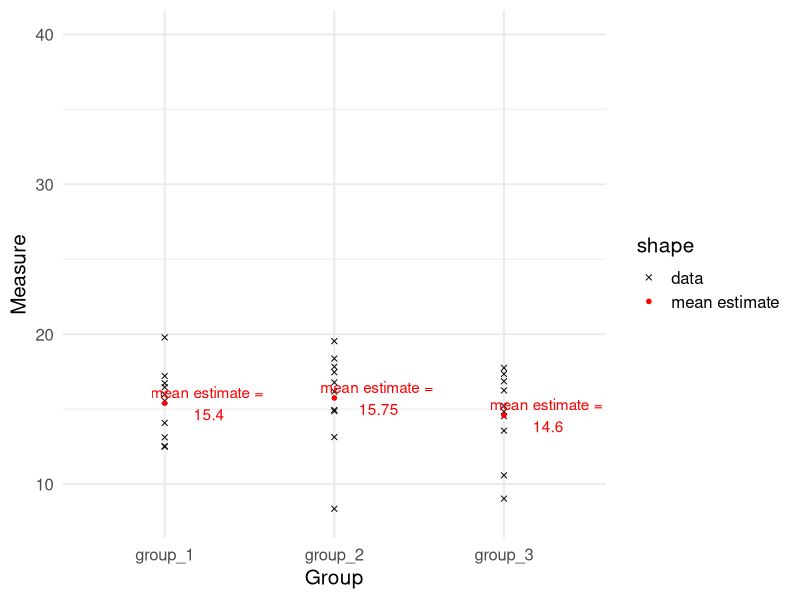
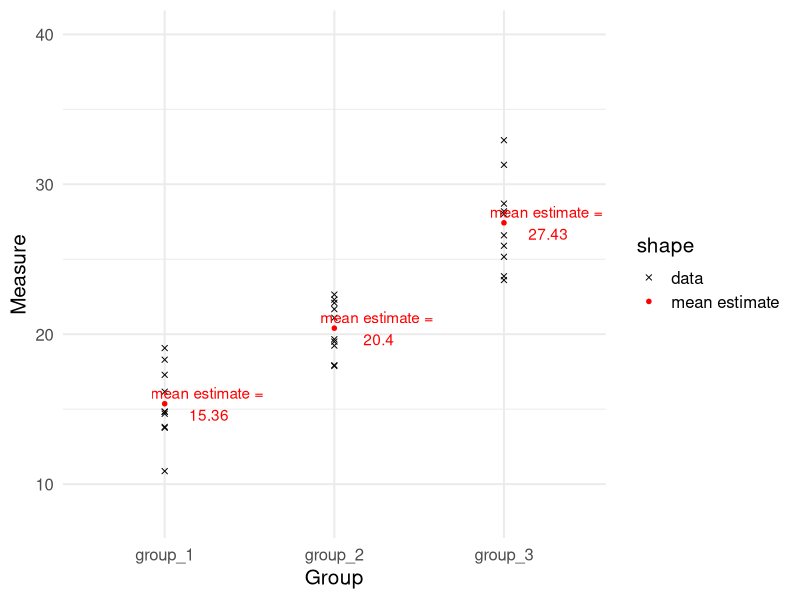
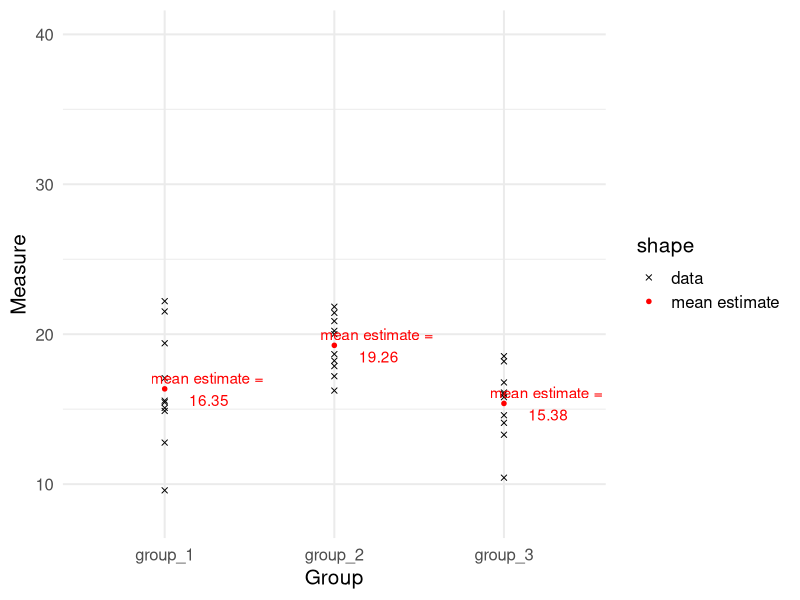
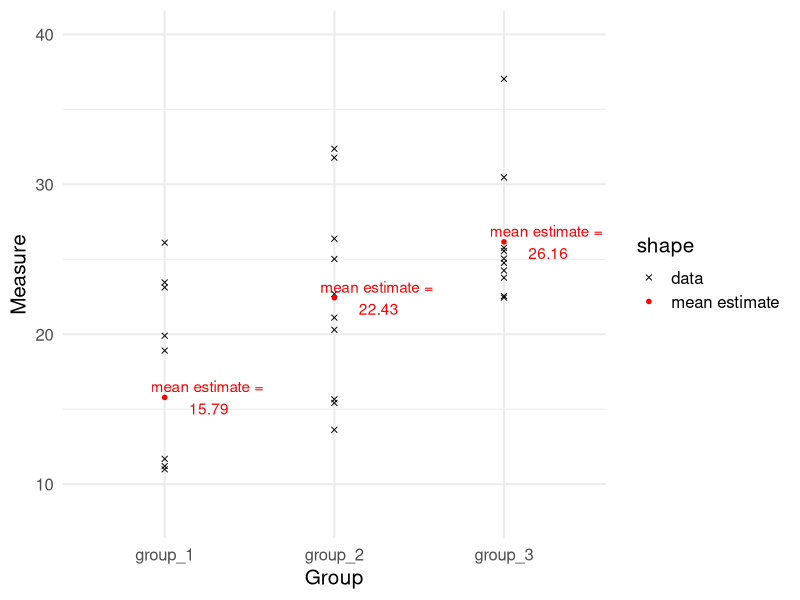
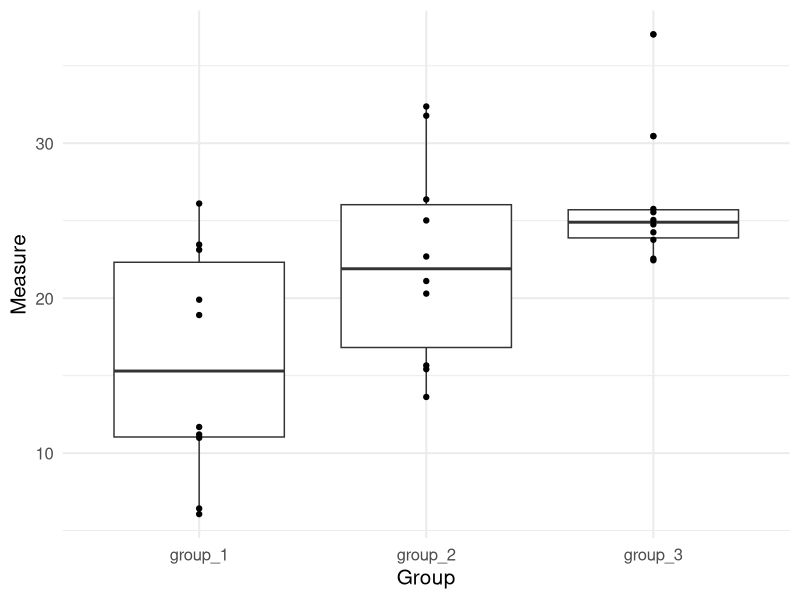
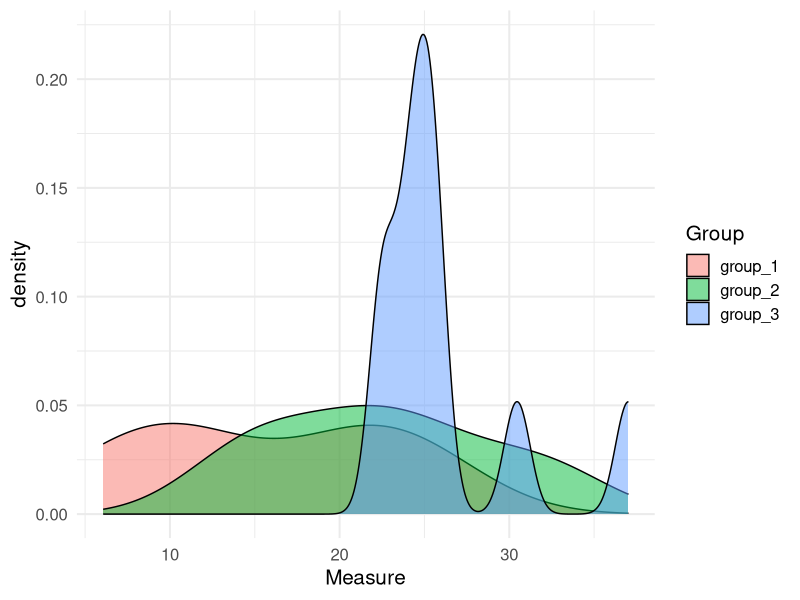
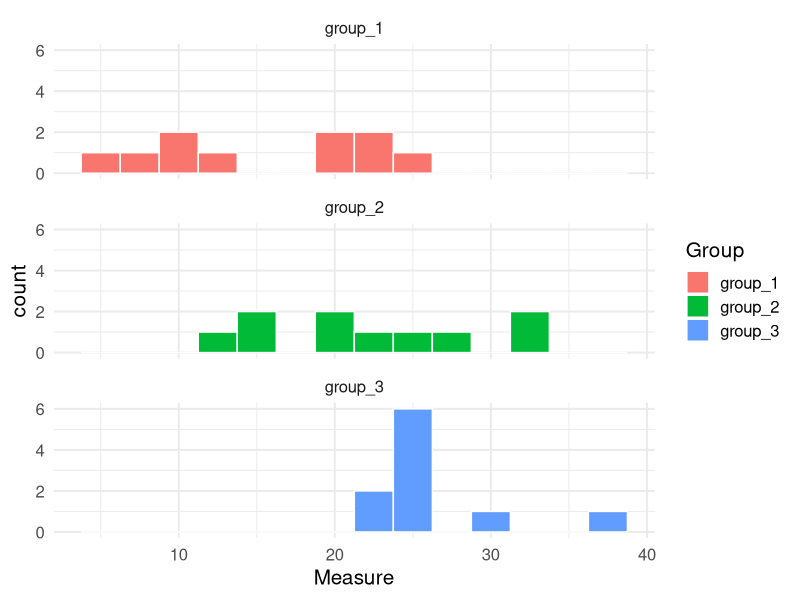
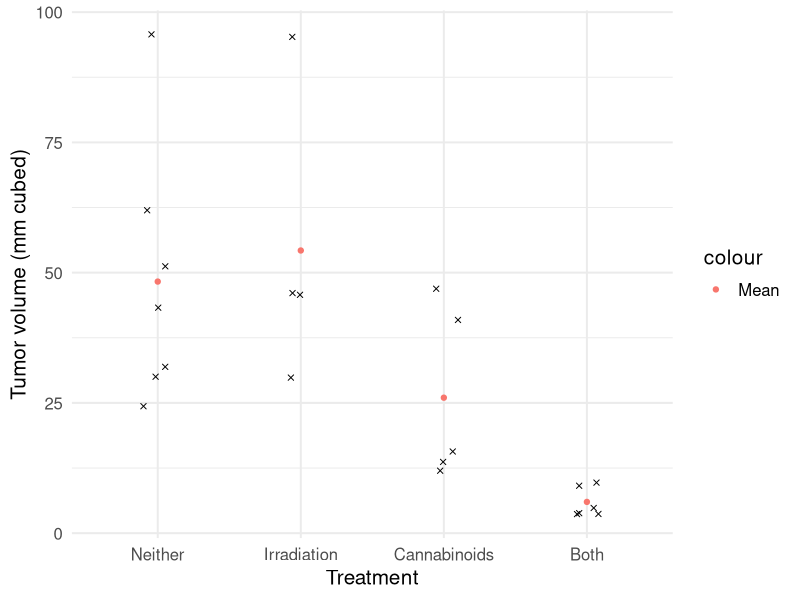

R code for these plots, in order:
## ---- chunk 1
library(knitr) # for include_graphics() 
library(dplyr)
library(forcats)
## ---- chunk 2
library(ggplot2)
library(tidyr)
library(dplyr)
set.seed(1)

group_1 <- rnorm(n = 10, mean = 15, sd = 3)
group_2 <- rnorm(n = 10, mean = 15, sd = 3)
group_3 <- rnorm(n = 10, mean = 15, sd = 3)

no_diff <- data.frame(group_1, group_2, group_3)

no_diff_narrow <- no_diff %>% gather(key = "Group", value = "Measure", group_1:group_3)

means <- no_diff_narrow %>% group_by(Group) %>% summarise(Measure = mean(Measure))

ggplot(no_diff_narrow, aes(x = Group, y = Measure)) + geom_point(aes(pch = "data")) + 
  geom_point(data = means, col = "red", size = 2, aes(pch = "mean estimate")) + theme_minimal(base_size = 15) + 
  scale_shape_manual(values = c(4, 20)) +
  geom_text(data = means, col = "red", aes(label = paste("mean estimate =\n", round(Measure, 2))), nudge_x = 0.25) +
  scale_y_continuous(limits = c(8, 40))
## ---- chunk 3
group_1 <- rnorm(n = 10, mean = 15, sd = 3)
group_2 <- rnorm(n = 10, mean = 20, sd = 3)
group_3 <- rnorm(n = 10, mean = 27, sd = 3)

diff <- data.frame(group_1, group_2, group_3)

diff_narrow <- diff %>% gather(key = "Group", value = "Measure", group_1:group_3)

means_2 <- diff_narrow %>% group_by(Group) %>% summarise(Measure = mean(Measure))

ggplot(diff_narrow, aes(x = Group, y = Measure)) + geom_point(aes(pch = "data")) + 
  geom_point(data = means_2, col = "red", size = 2, aes(pch = "mean estimate")) + theme_minimal(base_size = 15) + 
  scale_shape_manual(values = c(4, 20)) +
  geom_text(data = means_2, col = "red", aes(label = paste("mean estimate =\n", round(Measure, 2))), nudge_x = 0.25) +
  scale_y_continuous(limits = c(8, 40))
## ---- chunk 4
group_1 <- rnorm(n = 10, mean = 15, sd = 3)
group_2 <- rnorm(n = 10, mean = 20, sd = 3)
group_3 <- rnorm(n = 10, mean = 15, sd = 3)

diff_2 <- data.frame(group_1, group_2, group_3)

diff_2_narrow <- diff_2 %>% gather(key = "Group", value = "Measure", group_1:group_3)

means_3 <- diff_2_narrow %>% group_by(Group) %>% summarise(Measure = mean(Measure))

ggplot(diff_2_narrow, aes(x = Group, y = Measure)) + geom_point(aes(pch = "data")) + 
  geom_point(data = means_3, col = "red", size = 2, aes(pch = "mean estimate")) + theme_minimal(base_size = 15) + 
  scale_shape_manual(values = c(4, 20)) +
  geom_text(data = means_3, col = "red", aes(label = paste("mean estimate =\n", round(Measure, 2))), nudge_x = 0.25) +
  scale_y_continuous(limits = c(8, 40))
## ---- chunk 5
group_1 <- rnorm(n = 10, mean = 15, sd = 7)
group_2 <- rnorm(n = 10, mean = 20, sd = 7)
group_3 <- rnorm(n = 10, mean = 27, sd = 7)

diff_3 <- data.frame(group_1, group_2, group_3)

diff_3_narrow <- diff_3 %>% gather(key = "Group", value = "Measure", group_1:group_3)

means_4 <- diff_3_narrow %>% group_by(Group) %>% summarise(Measure = mean(Measure))

ggplot(diff_3_narrow, aes(x = Group, y = Measure)) + geom_point(aes(pch = "data")) + 
  geom_point(data = means_4, col = "red", size = 2, aes(pch = "mean estimate")) + theme_minimal(base_size = 15) + 
  scale_shape_manual(values = c(4, 20)) +
  geom_text(data = means_4, col = "red", aes(label = paste("mean estimate =\n", round(Measure, 2))), nudge_x = 0.25) +
  scale_y_continuous(limits = c(8, 40))
## ---- chunk 6
ggplot(diff_3_narrow, aes(x = Group, y = Measure)) + 
  geom_boxplot() +
    geom_point() +
  theme_minimal(base_size = 15)
## ---- chunk 7
ggplot(diff_3_narrow, aes(x = Measure)) + 
  geom_density(aes(fill = Group), alpha = 0.5) +
  theme_minimal(base_size = 15)
## ---- chunk 8
ggplot(diff_3_narrow, aes(x = Measure)) + 
  geom_histogram(aes(fill = Group), col = "white", binwidth = 2.5) +
  theme_minimal(base_size = 15) + facet_wrap(~ Group, nrow = 3)
## ---- chunk 9
treatment <- c(rep("Irradiation", 4), rep("Cannabinoids", 5), rep("Both", 6),
               rep("Neither", 7))

tumor_volume <- c(30, 46, 46, 95, # Irradiation
                  12, 14, 16, 41, 47, # Cannabinoids 
                  5, 4, 4, 4, 10, 9, # Both
                  24, 30, 43, 51, 62, 32, 96) # Neither

cancer_data <- data.frame(treatment, tumor_volume)
## ---- chunk 10
head(cancer_data)
## ---- chunk 11
# specify the order of the treatment groups for plotting
library(forcats) 
cancer_data <- cancer_data %>% 
  mutate(trt_order = fct_relevel(treatment, c("Neither", "Irradiation", 
                                              "Cannabinoids", "Both")))
## ---- chunk 12
# calculate the means and SD for each group
summary_stats <- cancer_data %>% 
  group_by(trt_order) %>% 
  summarise(mean_vol = mean(tumor_volume),
            sd_vol = sd(tumor_volume), 
            samp_size = n())

summary_stats
## ---- chunk 13
ggplot(cancer_data, aes(x = trt_order, y = tumor_volume)) + 
  geom_jitter(pch = 4,width = 0.1) + 
  geom_point(data = summary_stats, aes(y = mean_vol, col = "Mean"), pch = 19) +
  labs(y = "Tumor volume (mm cubed)", x = "Treatment") +
  theme_minimal(base_size = 15)
## ---- chunk 14
library(broom)
cancer_anova <- aov(formula = tumor_volume ~ treatment, data = cancer_data)
tidy(cancer_anova)
## ---- chunk 15
pf(6.699489, df1 = 3, df2 = 22 - 4, lower.tail = F)
## ---- chunk 16
both<-cancer_data%>%filter(treatment=="Both")%>%select(tumor_volume)
neither<-cancer_data%>%filter(treatment=="Neither")%>%select(tumor_volume)
can<-cancer_data%>%filter(treatment=="Cannabinoids")%>%select(tumor_volume)
irr<-cancer_data%>%filter(treatment=="Irradiation")%>%select(tumor_volume)
n_b<-t.test(neither, both, alternative="two.sided")
c_b<-t.test(can,both, alternative="two.sided")
i_b<-t.test(irr, both, alternative="two.sided")
n_c<-t.test(neither, can, alternative="two.sided")
n_i<-t.test(neither, irr, alternative="two.sided")
c_i<-t.test(can, irr, alternative="two.sided")
## ---- chunk 17
t_statistics<-c(n_b$statistic, c_b$statistic, i_b$statistic, n_c$statistic, n_i$statistic, c_i$statistic)
p_values<-c(n_b$p.value, c_b$p.value, i_b$p.value, n_c$p.value, n_i$p.value)
t_statistics
p_values
## ---- chunk 18
diffs <- TukeyHSD(cancer_anova, conf.level = 0.05) %>% tidy()
diffs%>%select(contrast, adj.p.value)
## ---- chunk 19
#Students do not need to know how to do this
ggplot(diffs, aes(x = contrast, y = estimate)) + geom_point() +
  geom_segment(aes(y = conf.low, yend = conf.high, xend = contrast)) +
  theme_minimal(base_size = 15) +
  geom_hline(aes(yintercept = 0), lty =2) +
  geom_text(aes(label = paste0("p-value:\n ", round(adj.p.value, 2))), nudge_x = 0.3) +
  labs(y = "Estimated difference", x = "") + 
  scale_x_discrete(labels = c("Cannabinoids\n vs. both", "Irradiation\n vs. both",
                              "Irradiation vs.\ncannabinoids", "Neither\n vs. both", 
                              "Neither vs.\n Cannabinoids", "Neither vs.\n Irradiation"))
## ---- chunk 20
ggplot(cancer_data, aes(x = trt_order, y = tumor_volume)) + 
  geom_jitter(pch = 4,width = 0.1) + 
  geom_point(data = summary_stats, aes(y = mean_vol, col = "Mean"), pch = 19) +
  labs(y = "Tumor volume (mm cubed)", x = "Treatment") +
  theme_minimal(base_size = 15)
